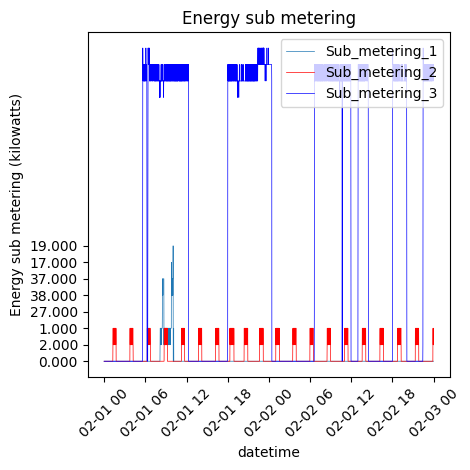

Write the Python code that produced this figure.
#!/usr/bin/env python
"""
Plot 3: Time series of Energy sub metering
This script reads household power consumption data and creates a multi-line time series plot
of the three sub-metering values for February 1-2, 2007.
"""

import pandas as pd
import matplotlib.pyplot as plt

# Read the data
df = pd.read_csv("ExploratoryDataAnalysis/household_power_consumption.txt", sep=";")

# Filter for the two days
filteredDf = df[df["Date"].isin(["1/2/2007", "2/2/2007"])]

# Create DateTime column
filteredDf["DateTime"] = pd.to_datetime(filteredDf["Date"] + " " + filteredDf["Time"], format="%d/%m/%Y %H:%M:%S")

# Create the plot
plt.figure(figsize=(480/100, 480/100), dpi=100)
plt.plot(filteredDf['DateTime'], filteredDf['Sub_metering_1'], label='Sub_metering_1', linewidth=0.5)
plt.plot(filteredDf['DateTime'], filteredDf['Sub_metering_2'], label='Sub_metering_2', color='red', linewidth=0.5)
plt.plot(filteredDf['DateTime'], filteredDf['Sub_metering_3'], label='Sub_metering_3', color='blue', linewidth=0.5)
plt.xlabel('datetime')
plt.ylabel('Energy sub metering (kilowatts)')
plt.title('Energy sub metering')
plt.legend(loc='upper right')
plt.xticks(rotation=45)
plt.tight_layout()
plt.savefig('plot3.png', dpi=100, bbox_inches='tight')
plt.close()

print("Plot 3 saved as plot3.png")
